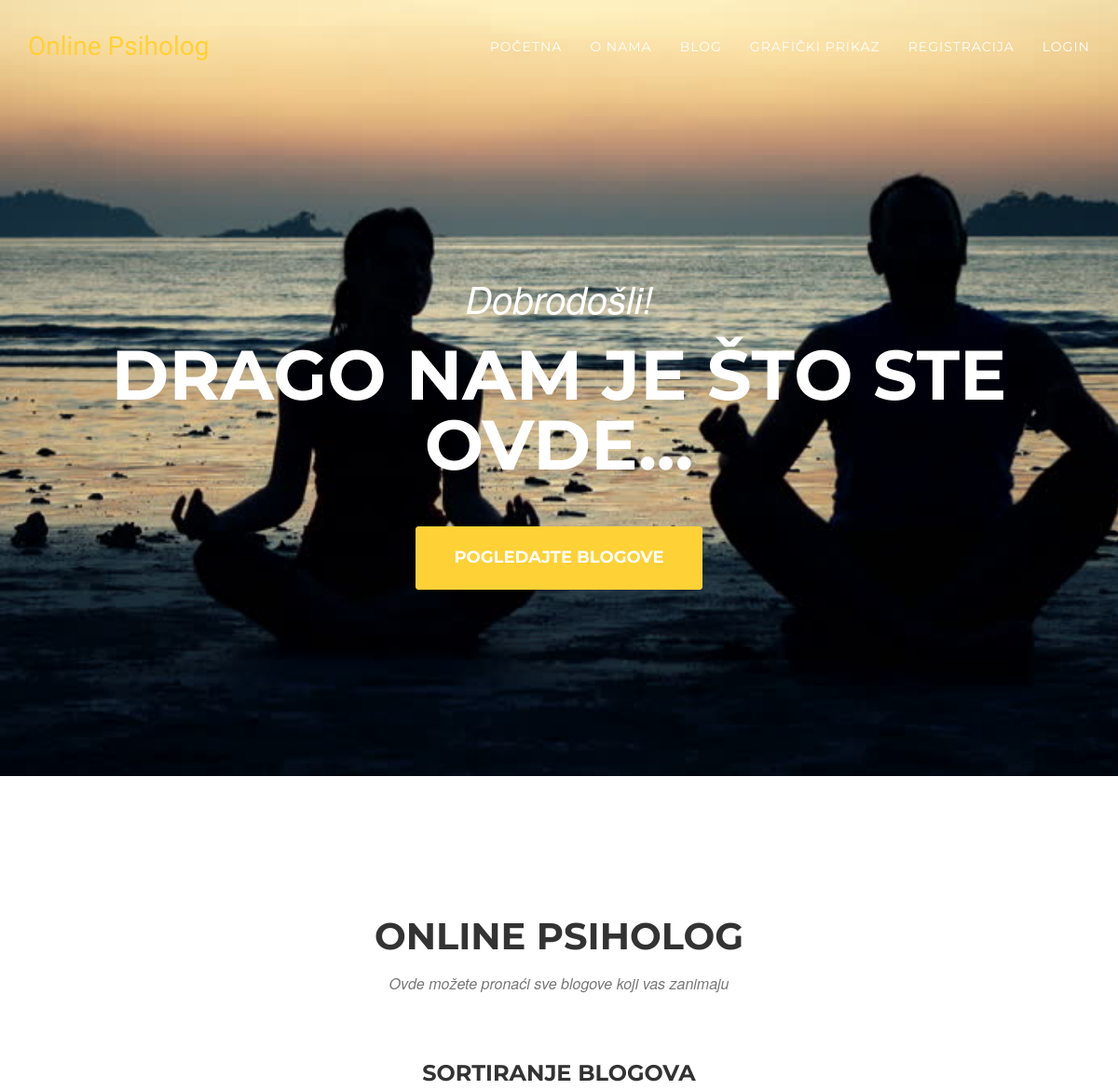
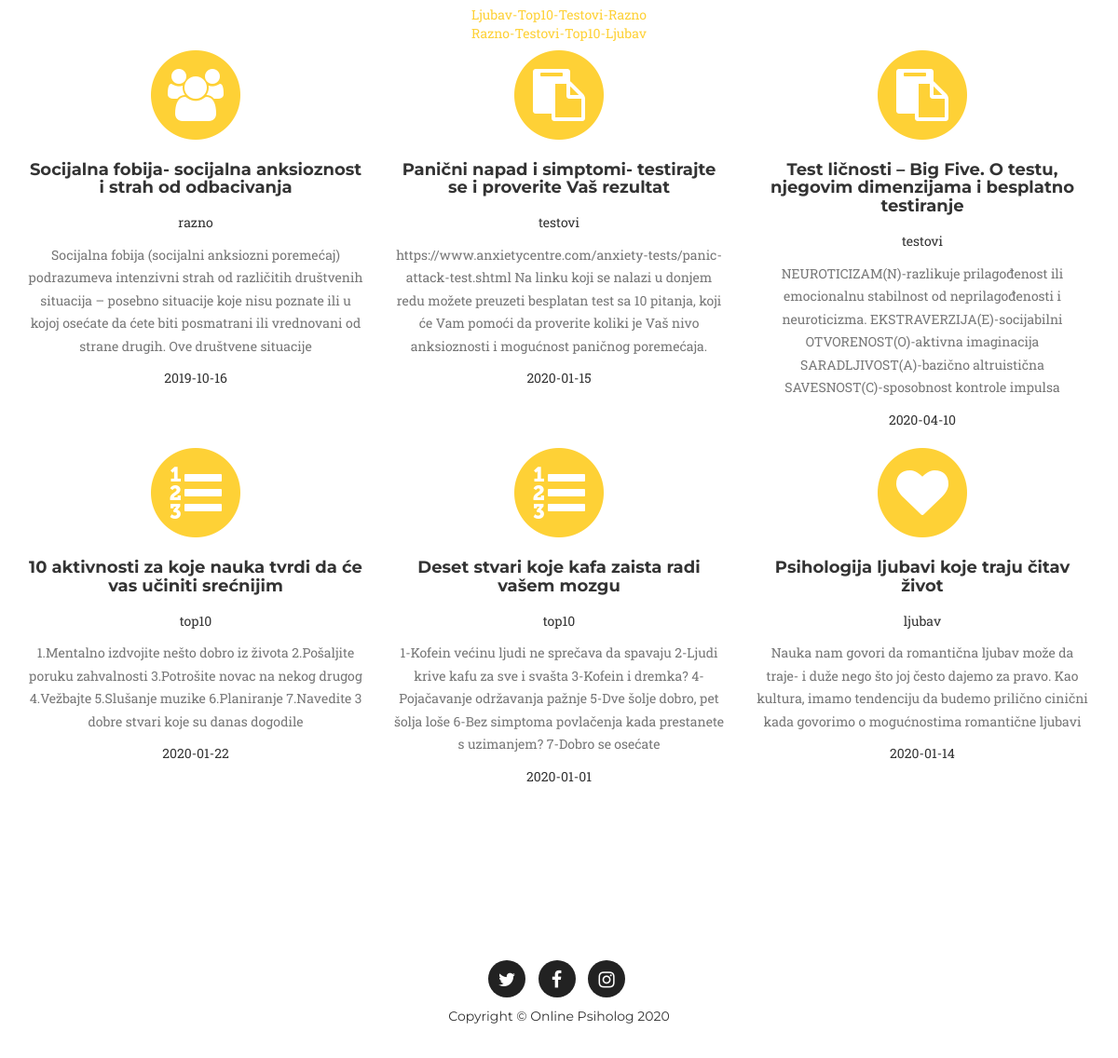
Screenshot of /blogovi.php?sort=opadajuce with the database file from the repository (2 pictures, top to bottom).
### tables this page shows
CREATE TABLE IF NOT EXISTS `blog` (
  `blogID` int(11) NOT NULL AUTO_INCREMENT,
  `tipID` int(11) NOT NULL,
  `naslov` varchar(255) NOT NULL,
  `opis` varchar(255) NOT NULL,
  `datum` date NOT NULL,
  PRIMARY KEY (`blogID`),
  KEY `tipID_fk` (`tipID`)
);

CREATE TABLE IF NOT EXISTS `tip` (
  `tipID` int(11) NOT NULL,
  `nazivTipa` varchar(255) NOT NULL,
  `slikica` varchar(255) NOT NULL,
  PRIMARY KEY (`tipID`)
);

### database.php (called while the page is built, shortened)
<?php
class MysqliDb
{
    protected $_mysqli;
    protected $_query;
    public function __construct($host, $username, $password, $db, $port = NULL)
    {
        if($port == NULL)
            $port = ini_get('mysqli.default_port');
        $this->_mysqli = new mysqli($host, $username, $password, $db, $port)
            or die('There was a problem connecting to the database');
        $this->_mysqli->set_charset('utf8');
    }
    protected function reset()
    {
        $this->_query = null;
    }
    public function rawQuery($query, $bindParams = null)
    {
        $this->_query = filter_var($query, FILTER_SANITIZE_STRING);
        $stmt = $this->_prepareQuery();
        $stmt->execute();
        return $this->_dynamicBindResults($stmt);
    }
    protected function _dynamicBindResults(mysqli_stmt $stmt)
    {
        $parameters = array();
        $results = array();
        $meta = $stmt->result_metadata();
        $row = array();
        while ($field = $meta->fetch_field()) {
            $row[$field->name] = null;
            $parameters[] = & $row[$field->name];
        }
        call_user_func_array(array($stmt, 'bind_result'), $parameters);
        while ($stmt->fetch()) {
            $x = array();
            foreach ($row as $key => $val) {
                $x[$key] = $val;
            }
            array_push($results, $x);
        }
        return $results;
    }
    protected function _prepareQuery()
    {
        if (!$stmt = $this->_mysqli->prepare($this->_query)) {
            trigger_error("Problem preparing query ($this->_query) " . $this->_mysqli->error, E_USER_ERROR);
        }
        return $stmt;
    }
}

### konekcija.php (called while the page is built, shortened)
<?php
require('database.php');
$db = new MysqliDb('localhost','root','','seminarskipsiholog');
?>

### blogovi.php (the view, shortened to what this page needs)
<?php
	include("konekcija.php");
	$sort='order by t.tipID asc';
	if(isset($_GET['sort'])){
		if($_GET['sort']=='opadajuce'){
			$sort='order by t.tipID desc';
		}
	}
 ?>
<!DOCTYPE html>
<html lang="en">
<?php include("header.php"); ?>
<body id="page-top" class="index">
    <?php include("menu.php"); ?>
    <header>
        <div class="container">
            <div class="intro-text">
                <div class="intro-lead-in">Dobrodošli!</div>
                <div class="intro-heading">Drago nam je što ste ovde...</div>
                <a href="vizuelizacija.php#psihologDanas" class="page-scroll btn btn-xl">Pogledajte blogove</a>
            </div>
        </div>
    </header>
    <section id="psihologDanas">
        <div class="container">
            <div class="row">
                <div class="col-lg-12 text-center">
                    <h2 class="section-heading">Online psiholog</h2>
                    <h3 class="section-subheading text-muted">Ovde možete pronaći sve blogove koji vas zanimaju</h3>
					<h3> Sortiranje blogova</h3>
					<a href='blogovi.php?sort=rastuce'>Ljubav-Top10-Testovi-Razno</a><br>
					<a href='blogovi.php?sort=opadajuce'>Razno-Testovi-Top10-Ljubav</a>
				</div>
            </div>
            <div class="row text-center">
				<?php
					$blogovi = $db->rawQuery("select * from blog b join tip t on b.tipID=t.tipID ".$sort);
					foreach($blogovi as $blog):
				?>
                <div class="col-md-4">
                    <span class="fa-stack fa-4x">
                        <i class="fa fa-circle fa-stack-2x text-primary"></i>
                        <i class="fa fa-<?php echo($blog['slikica']); ?> fa-stack-1x fa-inverse"></i>
                    </span>
                    <h4 class="service-heading"><?php echo($blog['naslov']); ?></h4>
					<p><?php echo($blog['nazivTipa']); ?></p>
					<p class="text-muted"><?php echo($blog['opis']); ?></p>
					<p><?php echo($blog['datum']); ?></p>
                </div>
                <?php endforeach; ?>
            </div>
        </div>
    </section>
    <?php include("footer.php"); ?>
</body>
</html>

### css/psiholozi.css (style rules this page uses)
body { overflow-x: hidden; font-family: "Roboto Slab", "Helvetica Neue", Helvetica, Arial, sans-serif; }
.text-muted { color: #777777; }
.text-primary { color: #fed136; }
p { font-size: 14px; line-height: 1.75; }
a, a:hover, a:focus, a:active, a.active { outline: none; }
a { color: #fed136; }
h1, h2, h3, h4, h5, h6 { font-family: "Montserrat", "Helvetica Neue", Helvetica, Arial, sans-serif; text-transform: uppercase; font-weight: 700; }
.btn-xl { color: white; background-color: #fed136; border-color: #fed136; font-family: "Montserrat", "Helvetica Neue", Helvetica, Arial, sans-serif; text-transform: uppercase; font-weight: 700; border-radius: 3px; font-size: 18px; padding: 20px 40px; }
header { background-image: url('../img/1.jpg'); background-repeat: no-repeat; background-attachment: scroll; background-position: center center; -webkit-background-size: cover; -moz-background-size: cover; background-size: cover; -o-background-size: cover; text-align: center; color: white; }
header .intro-text { padding-top: 100px; padding-bottom: 50px; }
header .intro-text .intro-lead-in { font-family: "Droid Serif", "Helvetica Neue", Helvetica, Arial, sans-serif; font-style: italic; font-size: 22px; line-height: 22px; margin-bottom: 25px; }
header .intro-text .intro-heading { font-family: "Montserrat", "Helvetica Neue", Helvetica, Arial, sans-serif; text-transform: uppercase; font-weight: 700; font-size: 50px; line-height: 50px; margin-bottom: 25px; }
@media (min-width: 768px) { header .intro-text { padding-top: 300px; padding-bottom: 200px; } }
@media (min-width: 768px) { header .intro-text .intro-lead-in { font-family: "Droid Serif", "Helvetica Neue", Helvetica, Arial, sans-serif; font-style: italic; font-size: 40px; line-height: 40px; margin-bottom: 25px; } }
@media (min-width: 768px) { header .intro-text .intro-heading { font-family: "Montserrat", "Helvetica Neue", Helvetica, Arial, sans-serif; text-transform: uppercase; font-weight: 700; font-size: 75px; line-height: 75px; margin-bottom: 50px; } }
section { padding: 100px 0; }
section h2.section-heading { font-size: 40px; margin-top: 0; margin-bottom: 15px; }
section h3.section-subheading { font-size: 16px; font-family: "Droid Serif", "Helvetica Neue", Helvetica, Arial, sans-serif; text-transform: none; font-style: italic; font-weight: 400; margin-bottom: 75px; }
@media (min-width: 768px) { section { padding: 150px 0; } }
.service-heading { margin: 15px 0; text-transform: none; }
body { webkit-tap-highlight-color: #fed136; }

### rows the page displays
blog: naslov "Socijalna fobija- socijalna anksioznost i strah od odbacivanja", tipID.nazivTipa "razno", opis "Socijalna fobija (socijalni anksiozni poremećaj) podrazumeva intenzivni strah od različitih društvenih situacija – posebno situacije koje nisu poznate ili u kojoj osećate da ćete biti posmatrani ili vrednovani od strane drugih. Ove društvene situacije", datum "2019-10-16"
blog: naslov "Panični napad i simptomi- testirajte se i proverite Vaš rezultat", tipID.nazivTipa "testovi", opis "https://www.anxietycentre.com/anxiety-tests/panic-attack-test.shtml Na linku koji se nalazi u donjem redu možete preuzeti besplatan test sa 10 pitanja, koji će Vam pomoći da proverite koliki je Vaš nivo anksioznosti i mogućnost paničnog poremećaja.", datum "2020-01-15"
blog: naslov "Test ličnosti – Big Five. O testu, njegovim dimenzijama i besplatno testiranje", tipID.nazivTipa "testovi", opis "NEUROTICIZAM(N)-razlikuje prilagođenost ili emocionalnu stabilnost od neprilagođenosti i neuroticizma. EKSTRAVERZIJA(E)-socijabilni OTVORENOST(O)-aktivna imaginacija SARADLJIVOST(A)-bazično altruistična SAVESNOST(C)-sposobnost kontrole impulsa", datum "2020-04-10"
blog: naslov "10 aktivnosti za koje nauka tvrdi da će vas učiniti srećnijim", tipID.nazivTipa "top10", opis "1.Mentalno izdvojite nešto dobro iz života 2.Pošaljite poruku zahvalnosti 3.Potrošite novac na nekog drugog 4.Vežbajte 5.Slušanje muzike 6.Planiranje 7.Navedite 3 dobre stvari koje su danas dogodile", datum "2020-01-22"
blog: naslov "Deset stvari koje kafa zaista radi vašem mozgu", tipID.nazivTipa "top10", opis "1-Kofein većinu ljudi ne sprečava da spavaju 2-Ljudi krive kafu za sve i svašta 3-Kofein i dremka? 4-Pojačavanje održavanja pažnje 5-Dve šolje dobro, pet šolja loše 6-Bez simptoma povlačenja kada prestanete s uzimanjem? 7-Dobro se osećate", datum "2020-01-01"
blog: naslov "Psihologija ljubavi koje traju čitav život", tipID.nazivTipa "ljubav", opis "Nauka nam govori da romantična ljubav može da traje- i duže nego što joj često dajemo za pravo. Kao kultura, imamo tendenciju da budemo prilično cinični kada govorimo o mogućnostima romantične ljubavi", datum "2020-01-14"
